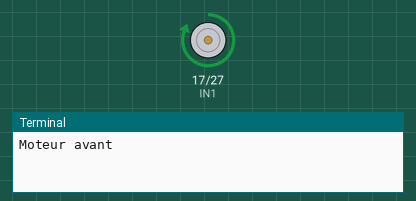
A program run on a simulated Raspberry Pi (BCM pin numbers). On the bench: motor-driver pin pairs drawn as motors (green arrow = first pin HIGH = forward, orange = second pin HIGH = backward, longer = more drive), the last lines printed to the terminal.

Above: at 2.5 s.
At 7.5 s:
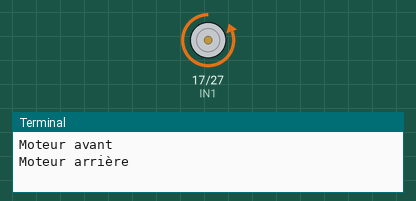
At 11.0 s:
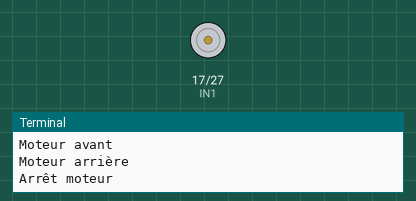
Timing chart, 0 to 15.6 s (numbered marks = the images above):
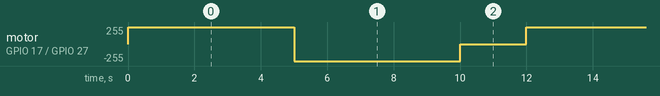

Measured:
- by itself, motor on GPIO 17 (IN1) / GPIO 27 (IN2): repeats every 12.0 s: backward 255/255 5.0 s, stopped 2.0 s, forward 255/255 5.0 s

The program:

drive_dc_motors.py
```python
import RPi.GPIO as GPIO
import time

# Configuration des GPIO
IN1 = 17  # GPIO pour contrôler la direction du moteur
IN2 = 27  # GPIO pour contrôler la direction du moteur

GPIO.setmode(GPIO.BCM)
GPIO.setup(IN1, GPIO.OUT)
GPIO.setup(IN2, GPIO.OUT)

def set_motor_direction(forward):
    if forward:
        GPIO.output(IN1, GPIO.HIGH)
        GPIO.output(IN2, GPIO.LOW)
    else:
        GPIO.output(IN1, GPIO.LOW)
        GPIO.output(IN2, GPIO.HIGH)

try:
    while True:
        print("Moteur avant")
        set_motor_direction(True)  # Faire tourner le moteur vers l'avant
        time.sleep(5)

        print("Moteur arrière")
        set_motor_direction(False)  # Faire tourner le moteur vers l'arrière
        time.sleep(5)

        print("Arrêt moteur")
        GPIO.output(IN1, GPIO.LOW)
        GPIO.output(IN2, GPIO.LOW)  # Arrêt du moteur
        time.sleep(2)

except KeyboardInterrupt:
    print("Arrêt du programme")
finally:
    GPIO.cleanup()
```
